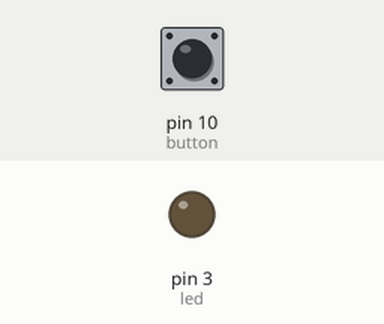
This sketch was run on a simulated Arduino Uno, built with avr-gcc and run on an emulated ATmega328P. Parts: output pins drawn as LEDs (lit = HIGH). Inputs (shaded band) come from the test bench; at power-on: pin 10 (button) LOW.

Above: at 1.2 s.
1.3 s: pin 10 (button) pulled HIGH for 0.15 s
At 2.2 s:
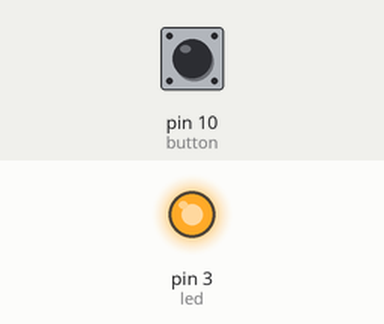
2.9 s: pin 10 (button) pulled HIGH for 1 s
At 3.5 s:
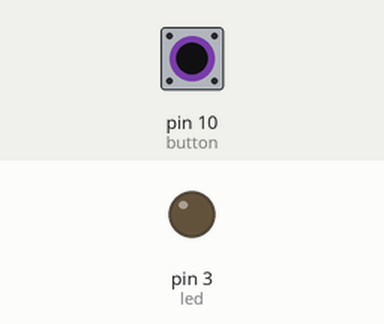
5.4 s: pin 10 (button) pulled HIGH for 3.2 s
At 6.6 s:
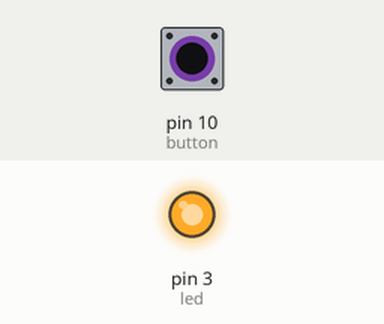
Timing chart, 0 to 8.4 s (numbered marks = the images above; inputs shaded):
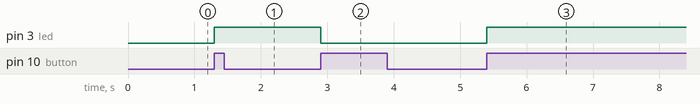

Measured:
- after the input at 1.3 s, pin 3 (led): LOW → HIGH at once
- after the input at 2.9 s, pin 3 (led): HIGH → LOW at once
- after the input at 5.4 s, pin 3 (led): LOW → HIGH at once

The sketch:

toggle_switch.ino
```cpp
int led = 3;
int button = 10;
int newRead;
int oldRead;
int ledState;
int dt =  100;

void setup() {

  Serial.begin(9600);
  pinMode(led, OUTPUT);
  pinMode(button, INPUT);

}

void loop() {

  newRead = digitalRead(button);

  if (oldRead == 0 && newRead == 1){

    if(ledState == 0){
      digitalWrite(led, HIGH);
      ledState = 1;
    }

    else{
      digitalWrite(led, LOW);
      ledState = 0;
    }
  }

  oldRead = newRead;

  delay(dt);

}
```
